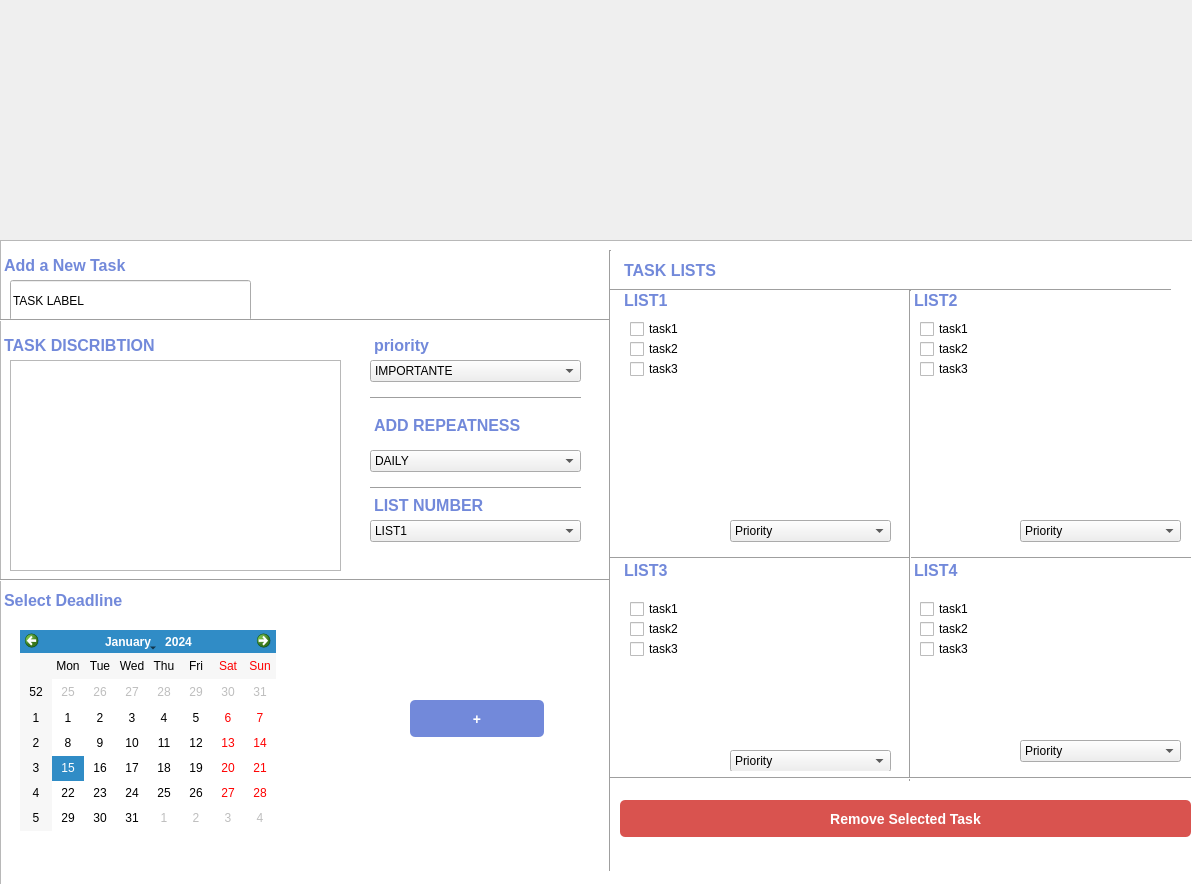
<?xml version="1.0" encoding="UTF-8"?>
<ui version="4.0">
 <class>Form</class>
 <widget class="QWidget" name="Form">
  <property name="geometry">
   <rect>
    <x>0</x>
    <y>0</y>
    <width>1192</width>
    <height>884</height>
   </rect>
  </property>
  <property name="windowTitle">
   <string>Form</string>
  </property>
  <widget class="QListView" name="listView">
   <property name="geometry">
    <rect>
     <x>0</x>
     <y>240</y>
     <width>1201</width>
     <height>651</height>
    </rect>
   </property>
  </widget>
  <widget class="QLabel" name="inputLabel">
   <property name="geometry">
    <rect>
     <x>0</x>
     <y>240</y>
     <width>161</width>
     <height>60</height>
    </rect>
   </property>
   <property name="styleSheet">
    <string>
           font-size: 16px;
           font-weight: bold;
           margin-bottom: 10px;
           color: #7289da;
          </string>
   </property>
   <property name="text">
    <string>Add a New Task</string>
   </property>
  </widget>
  <widget class="QLineEdit" name="lineEdit">
   <property name="geometry">
    <rect>
     <x>10</x>
     <y>280</y>
     <width>241</width>
     <height>41</height>
    </rect>
   </property>
   <property name="text">
    <string>TASK LABEL</string>
   </property>
  </widget>
  <widget class="QLabel" name="label">
   <property name="geometry">
    <rect>
     <x>0</x>
     <y>-50</y>
     <width>1211</width>
     <height>291</height>
    </rect>
   </property>
   <property name="styleSheet">
    <string notr="true">background-image: url(:/imge/Jessica_Ruscello____FYEZGHNQVR.jpg);</string>
   </property>
   <property name="text">
    <string/>
   </property>
   <property name="pixmap">
    <pixmap resource="D:/FACTULTY/soft ware/Project/to_do_list-master/to_do_list-master/photos/test.qrc">:/imge/Jessica_Ruscello____FYEZGHNQVR.jpg</pixmap>
   </property>
   <property name="scaledContents">
    <bool>true</bool>
   </property>
  </widget>
  <widget class="QTextEdit" name="textEdit">
   <property name="geometry">
    <rect>
     <x>10</x>
     <y>360</y>
     <width>331</width>
     <height>211</height>
    </rect>
   </property>
   <property name="html">
    <string>&lt;!DOCTYPE HTML PUBLIC &quot;-//W3C//DTD HTML 4.0//EN&quot; &quot;http://www.w3.org/TR/REC-html40/strict.dtd&quot;&gt;
&lt;html&gt;&lt;head&gt;&lt;meta name=&quot;qrichtext&quot; content=&quot;1&quot; /&gt;&lt;style type=&quot;text/css&quot;&gt;
p, li { white-space: pre-wrap; }
&lt;/style&gt;&lt;/head&gt;&lt;body style=&quot; font-family:'MS Shell Dlg 2'; font-size:8.25pt; font-weight:400; font-style:normal;&quot;&gt;
&lt;p align=&quot;center&quot; style=&quot;-qt-paragraph-type:empty; margin-top:0px; margin-bottom:0px; margin-left:0px; margin-right:0px; -qt-block-indent:0; text-indent:0px;&quot;&gt;&lt;br /&gt;&lt;/p&gt;&lt;/body&gt;&lt;/html&gt;</string>
   </property>
  </widget>
  <widget class="QCalendarWidget" name="calendarWidget">
   <property name="geometry">
    <rect>
     <x>20</x>
     <y>630</y>
     <width>256</width>
     <height>201</height>
    </rect>
   </property>
   <property name="styleSheet">
    <string notr="true">background-image: url(:/imge/Ai7sV3SSMIQ.jpg);
background-image: url(:/imge/Study_and_knowledge_concept.jpg);</string>
   </property>
  </widget>
  <widget class="Line" name="line">
   <property name="geometry">
    <rect>
     <x>0</x>
     <y>570</y>
     <width>611</width>
     <height>20</height>
    </rect>
   </property>
   <property name="orientation">
    <enum>Qt::Horizontal</enum>
   </property>
  </widget>
  <widget class="Line" name="line_2">
   <property name="geometry">
    <rect>
     <x>0</x>
     <y>310</y>
     <width>611</width>
     <height>21</height>
    </rect>
   </property>
   <property name="orientation">
    <enum>Qt::Horizontal</enum>
   </property>
  </widget>
  <widget class="QLabel" name="deadlineLabel">
   <property name="geometry">
    <rect>
     <x>0</x>
     <y>570</y>
     <width>141</width>
     <height>71</height>
    </rect>
   </property>
   <property name="styleSheet">
    <string notr="true">
           font-size: 16px;
           font-weight: bold;
           margin-bottom: 10px;
           color: #7289da;
          </string>
   </property>
   <property name="text">
    <string>Select Deadline</string>
   </property>
  </widget>
  <widget class="QComboBox" name="comboBox">
   <property name="geometry">
    <rect>
     <x>370</x>
     <y>360</y>
     <width>211</width>
     <height>22</height>
    </rect>
   </property>
   <item>
    <property name="text">
     <string>IMPORTANTE</string>
    </property>
   </item>
   <item>
    <property name="text">
     <string>NOT IMPORTANTE</string>
    </property>
   </item>
  </widget>
  <widget class="QLabel" name="inputLabel_2">
   <property name="geometry">
    <rect>
     <x>0</x>
     <y>320</y>
     <width>171</width>
     <height>60</height>
    </rect>
   </property>
   <property name="styleSheet">
    <string>
           font-size: 16px;
           font-weight: bold;
           margin-bottom: 10px;
           color: #7289da;
          </string>
   </property>
   <property name="text">
    <string>TASK DISCRIBTION</string>
   </property>
  </widget>
  <widget class="QLabel" name="inputLabel_3">
   <property name="geometry">
    <rect>
     <x>370</x>
     <y>320</y>
     <width>171</width>
     <height>60</height>
    </rect>
   </property>
   <property name="styleSheet">
    <string>
           font-size: 16px;
           font-weight: bold;
           margin-bottom: 10px;
           color: #7289da;
          </string>
   </property>
   <property name="text">
    <string>priority</string>
   </property>
  </widget>
  <widget class="QLabel" name="inputLabel_4">
   <property name="geometry">
    <rect>
     <x>370</x>
     <y>400</y>
     <width>171</width>
     <height>60</height>
    </rect>
   </property>
   <property name="styleSheet">
    <string>
           font-size: 16px;
           font-weight: bold;
           margin-bottom: 10px;
           color: #7289da;
          </string>
   </property>
   <property name="text">
    <string>ADD REPEATNESS</string>
   </property>
  </widget>
  <widget class="QComboBox" name="comboBox_2">
   <property name="geometry">
    <rect>
     <x>370</x>
     <y>450</y>
     <width>211</width>
     <height>22</height>
    </rect>
   </property>
   <item>
    <property name="text">
     <string>DAILY</string>
    </property>
   </item>
   <item>
    <property name="text">
     <string>WEEKLY</string>
    </property>
   </item>
   <item>
    <property name="text">
     <string>YEARLY</string>
    </property>
   </item>
  </widget>
  <widget class="Line" name="line_3">
   <property name="geometry">
    <rect>
     <x>370</x>
     <y>390</y>
     <width>211</width>
     <height>16</height>
    </rect>
   </property>
   <property name="orientation">
    <enum>Qt::Horizontal</enum>
   </property>
  </widget>
  <widget class="QPushButton" name="addTaskButton">
   <property name="geometry">
    <rect>
     <x>410</x>
     <y>700</y>
     <width>134</width>
     <height>37</height>
    </rect>
   </property>
   <property name="styleSheet">
    <string>
           background-color: #7289da;
           color: #ffffff;
           padding: 10px;
           border-radius: 5px;
           font-size: 14px;
           font-weight: bold;
          </string>
   </property>
   <property name="text">
    <string>+</string>
   </property>
  </widget>
  <widget class="Line" name="line_4">
   <property name="geometry">
    <rect>
     <x>600</x>
     <y>250</y>
     <width>20</width>
     <height>621</height>
    </rect>
   </property>
   <property name="orientation">
    <enum>Qt::Vertical</enum>
   </property>
  </widget>
  <widget class="QLabel" name="inputLabel_5">
   <property name="geometry">
    <rect>
     <x>620</x>
     <y>260</y>
     <width>161</width>
     <height>31</height>
    </rect>
   </property>
   <property name="styleSheet">
    <string>
           font-size: 16px;
           font-weight: bold;
           margin-bottom: 10px;
           color: #7289da;
          </string>
   </property>
   <property name="text">
    <string>TASK LISTS</string>
   </property>
  </widget>
  <widget class="QComboBox" name="comboBox_3">
   <property name="geometry">
    <rect>
     <x>370</x>
     <y>520</y>
     <width>211</width>
     <height>22</height>
    </rect>
   </property>
   <item>
    <property name="text">
     <string>LIST1</string>
    </property>
   </item>
   <item>
    <property name="text">
     <string>LIST2</string>
    </property>
   </item>
   <item>
    <property name="text">
     <string>LIST3</string>
    </property>
   </item>
  </widget>
  <widget class="Line" name="line_5">
   <property name="geometry">
    <rect>
     <x>370</x>
     <y>480</y>
     <width>211</width>
     <height>16</height>
    </rect>
   </property>
   <property name="orientation">
    <enum>Qt::Horizontal</enum>
   </property>
  </widget>
  <widget class="QLabel" name="inputLabel_6">
   <property name="geometry">
    <rect>
     <x>370</x>
     <y>480</y>
     <width>171</width>
     <height>60</height>
    </rect>
   </property>
   <property name="styleSheet">
    <string>
           font-size: 16px;
           font-weight: bold;
           margin-bottom: 10px;
           color: #7289da;
          </string>
   </property>
   <property name="text">
    <string>LIST NUMBER</string>
   </property>
  </widget>
  <widget class="QWidget" name="widget" native="true">
   <property name="geometry">
    <rect>
     <x>620</x>
     <y>310</y>
     <width>281</width>
     <height>241</height>
    </rect>
   </property>
   <widget class="QCheckBox" name="checkBox_2">
    <property name="geometry">
     <rect>
      <x>10</x>
      <y>30</y>
      <width>64</width>
      <height>18</height>
     </rect>
    </property>
    <property name="text">
     <string>task2</string>
    </property>
   </widget>
   <widget class="QCheckBox" name="checkBox">
    <property name="geometry">
     <rect>
      <x>10</x>
      <y>10</y>
      <width>64</width>
      <height>18</height>
     </rect>
    </property>
    <property name="text">
     <string>task1</string>
    </property>
   </widget>
   <widget class="QCheckBox" name="checkBox_3">
    <property name="geometry">
     <rect>
      <x>10</x>
      <y>50</y>
      <width>64</width>
      <height>18</height>
     </rect>
    </property>
    <property name="text">
     <string>task3</string>
    </property>
   </widget>
   <widget class="QComboBox" name="comboBox_4">
    <property name="geometry">
     <rect>
      <x>110</x>
      <y>210</y>
      <width>161</width>
      <height>22</height>
     </rect>
    </property>
    <item>
     <property name="text">
      <string>Priority</string>
     </property>
    </item>
    <item>
     <property name="text">
      <string>Deadline</string>
     </property>
    </item>
   </widget>
  </widget>
  <widget class="QLabel" name="inputLabel_7">
   <property name="geometry">
    <rect>
     <x>620</x>
     <y>290</y>
     <width>161</width>
     <height>31</height>
    </rect>
   </property>
   <property name="styleSheet">
    <string>
           font-size: 16px;
           font-weight: bold;
           margin-bottom: 10px;
           color: #7289da;
          </string>
   </property>
   <property name="text">
    <string>LIST1</string>
   </property>
  </widget>
  <widget class="QLabel" name="inputLabel_8">
   <property name="geometry">
    <rect>
     <x>910</x>
     <y>290</y>
     <width>161</width>
     <height>31</height>
    </rect>
   </property>
   <property name="styleSheet">
    <string>
           font-size: 16px;
           font-weight: bold;
           margin-bottom: 10px;
           color: #7289da;
          </string>
   </property>
   <property name="text">
    <string>LIST2</string>
   </property>
  </widget>
  <widget class="QWidget" name="widget_2" native="true">
   <property name="geometry">
    <rect>
     <x>910</x>
     <y>310</y>
     <width>281</width>
     <height>241</height>
    </rect>
   </property>
   <widget class="QCheckBox" name="checkBox_4">
    <property name="geometry">
     <rect>
      <x>10</x>
      <y>30</y>
      <width>64</width>
      <height>18</height>
     </rect>
    </property>
    <property name="text">
     <string>task2</string>
    </property>
   </widget>
   <widget class="QCheckBox" name="checkBox_5">
    <property name="geometry">
     <rect>
      <x>10</x>
      <y>10</y>
      <width>64</width>
      <height>18</height>
     </rect>
    </property>
    <property name="text">
     <string>task1</string>
    </property>
   </widget>
   <widget class="QCheckBox" name="checkBox_6">
    <property name="geometry">
     <rect>
      <x>10</x>
      <y>50</y>
      <width>64</width>
      <height>18</height>
     </rect>
    </property>
    <property name="text">
     <string>task3</string>
    </property>
   </widget>
   <widget class="QComboBox" name="comboBox_5">
    <property name="geometry">
     <rect>
      <x>110</x>
      <y>210</y>
      <width>161</width>
      <height>22</height>
     </rect>
    </property>
    <item>
     <property name="text">
      <string>Priority</string>
     </property>
    </item>
    <item>
     <property name="text">
      <string>Deadline</string>
     </property>
    </item>
   </widget>
  </widget>
  <widget class="QLabel" name="inputLabel_9">
   <property name="geometry">
    <rect>
     <x>620</x>
     <y>560</y>
     <width>161</width>
     <height>31</height>
    </rect>
   </property>
   <property name="styleSheet">
    <string>
           font-size: 16px;
           font-weight: bold;
           margin-bottom: 10px;
           color: #7289da;
          </string>
   </property>
   <property name="text">
    <string>LIST3</string>
   </property>
  </widget>
  <widget class="QLabel" name="inputLabel_10">
   <property name="geometry">
    <rect>
     <x>910</x>
     <y>560</y>
     <width>161</width>
     <height>31</height>
    </rect>
   </property>
   <property name="styleSheet">
    <string>
           font-size: 16px;
           font-weight: bold;
           margin-bottom: 10px;
           color: #7289da;
          </string>
   </property>
   <property name="text">
    <string>LIST4</string>
   </property>
  </widget>
  <widget class="QWidget" name="widget_3" native="true">
   <property name="geometry">
    <rect>
     <x>620</x>
     <y>590</y>
     <width>281</width>
     <height>181</height>
    </rect>
   </property>
   <widget class="QCheckBox" name="checkBox_7">
    <property name="geometry">
     <rect>
      <x>10</x>
      <y>30</y>
      <width>64</width>
      <height>18</height>
     </rect>
    </property>
    <property name="text">
     <string>task2</string>
    </property>
   </widget>
   <widget class="QCheckBox" name="checkBox_8">
    <property name="geometry">
     <rect>
      <x>10</x>
      <y>10</y>
      <width>64</width>
      <height>18</height>
     </rect>
    </property>
    <property name="text">
     <string>task1</string>
    </property>
   </widget>
   <widget class="QCheckBox" name="checkBox_9">
    <property name="geometry">
     <rect>
      <x>10</x>
      <y>50</y>
      <width>64</width>
      <height>18</height>
     </rect>
    </property>
    <property name="text">
     <string>task3</string>
    </property>
   </widget>
   <widget class="QComboBox" name="comboBox_6">
    <property name="geometry">
     <rect>
      <x>110</x>
      <y>160</y>
      <width>161</width>
      <height>22</height>
     </rect>
    </property>
    <item>
     <property name="text">
      <string>Priority</string>
     </property>
    </item>
    <item>
     <property name="text">
      <string>Deadline</string>
     </property>
    </item>
   </widget>
  </widget>
  <widget class="Line" name="line_6">
   <property name="geometry">
    <rect>
     <x>610</x>
     <y>550</y>
     <width>581</width>
     <height>16</height>
    </rect>
   </property>
   <property name="orientation">
    <enum>Qt::Horizontal</enum>
   </property>
  </widget>
  <widget class="QWidget" name="widget_4" native="true">
   <property name="geometry">
    <rect>
     <x>910</x>
     <y>590</y>
     <width>281</width>
     <height>181</height>
    </rect>
   </property>
   <widget class="QCheckBox" name="checkBox_10">
    <property name="geometry">
     <rect>
      <x>10</x>
      <y>30</y>
      <width>64</width>
      <height>18</height>
     </rect>
    </property>
    <property name="text">
     <string>task2</string>
    </property>
   </widget>
   <widget class="QCheckBox" name="checkBox_11">
    <property name="geometry">
     <rect>
      <x>10</x>
      <y>10</y>
      <width>64</width>
      <height>18</height>
     </rect>
    </property>
    <property name="text">
     <string>task1</string>
    </property>
   </widget>
   <widget class="QCheckBox" name="checkBox_12">
    <property name="geometry">
     <rect>
      <x>10</x>
      <y>50</y>
      <width>64</width>
      <height>18</height>
     </rect>
    </property>
    <property name="text">
     <string>task3</string>
    </property>
   </widget>
   <widget class="QComboBox" name="comboBox_7">
    <property name="geometry">
     <rect>
      <x>110</x>
      <y>150</y>
      <width>161</width>
      <height>22</height>
     </rect>
    </property>
    <item>
     <property name="text">
      <string>Priority</string>
     </property>
    </item>
    <item>
     <property name="text">
      <string>Deadline</string>
     </property>
    </item>
   </widget>
  </widget>
  <widget class="Line" name="line_7">
   <property name="geometry">
    <rect>
     <x>610</x>
     <y>280</y>
     <width>561</width>
     <height>20</height>
    </rect>
   </property>
   <property name="orientation">
    <enum>Qt::Horizontal</enum>
   </property>
  </widget>
  <widget class="Line" name="line_8">
   <property name="geometry">
    <rect>
     <x>900</x>
     <y>290</y>
     <width>20</width>
     <height>491</height>
    </rect>
   </property>
   <property name="orientation">
    <enum>Qt::Vertical</enum>
   </property>
  </widget>
  <widget class="Line" name="line_9">
   <property name="geometry">
    <rect>
     <x>610</x>
     <y>770</y>
     <width>581</width>
     <height>16</height>
    </rect>
   </property>
   <property name="orientation">
    <enum>Qt::Horizontal</enum>
   </property>
  </widget>
  <widget class="QPushButton" name="removeTaskButton">
   <property name="geometry">
    <rect>
     <x>620</x>
     <y>800</y>
     <width>571</width>
     <height>37</height>
    </rect>
   </property>
   <property name="styleSheet">
    <string>
           background-color: #d9534f;
           color: #ffffff;
           padding: 10px;
           border-radius: 5px;
           font-size: 14px;
           font-weight: bold;
          </string>
   </property>
   <property name="text">
    <string>Remove Selected Task</string>
   </property>
  </widget>
 </widget>
 <resources>
  <include location="D:/FACTULTY/soft ware/Project/to_do_list-master/to_do_list-master/photos/test.qrc"/>
 </resources>
 <connections/>
</ui>
